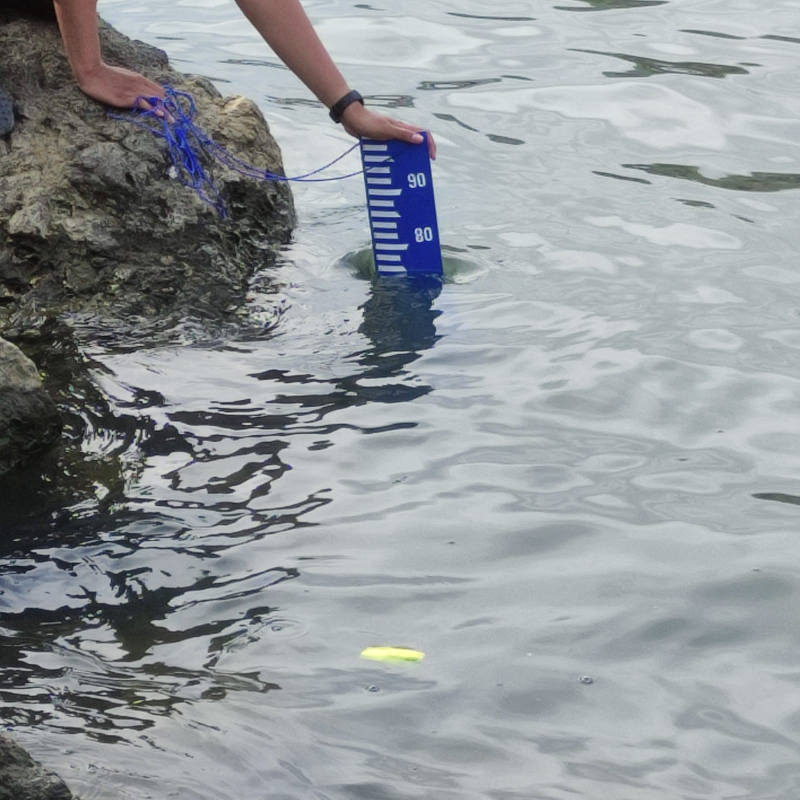
#> input picture img/s2.jpeg, 1600 x 1600 px (shown at 1/2 size)
$ python m1_predImage.py
#> lines starting #> are read from the running program, lines starting #| are printed output that depends on the picture; after the words box and inside, x2 and y2 are one past the last pixel; in counts of white or black regions, pixels touching at a corner belong together
import numpy
import cv2
import copy
import time

img   = cv2.imread('img/s2.jpeg')
#> img is the input picture: shape (1600, 1600, 3); mean B, G, R 156.5, 153.2, 147.9

print("image size:", img.shape)
#| image size: (1600, 1600, 3)

maxHeight = 100

percentage = 60
width      = int(img.shape[1]*percentage/100)
#> width = 960
height     = int(img.shape[0]*percentage/100)
#> height = 960


img = cv2.resize(img, (width, height), interpolation = cv2.INTER_AREA)
#> img: shape (960, 960, 3)

y = 100
x = 420
h = 800
w = 550

hsv   = cv2.cvtColor(img, cv2.COLOR_RGB2HSV)
#> hsv: shape (960, 960, 3); mean H, S, V 32.7, 22.5, 158.3
mask1 = cv2.inRange(hsv, (0, 10, 120), (150, 240, 255))
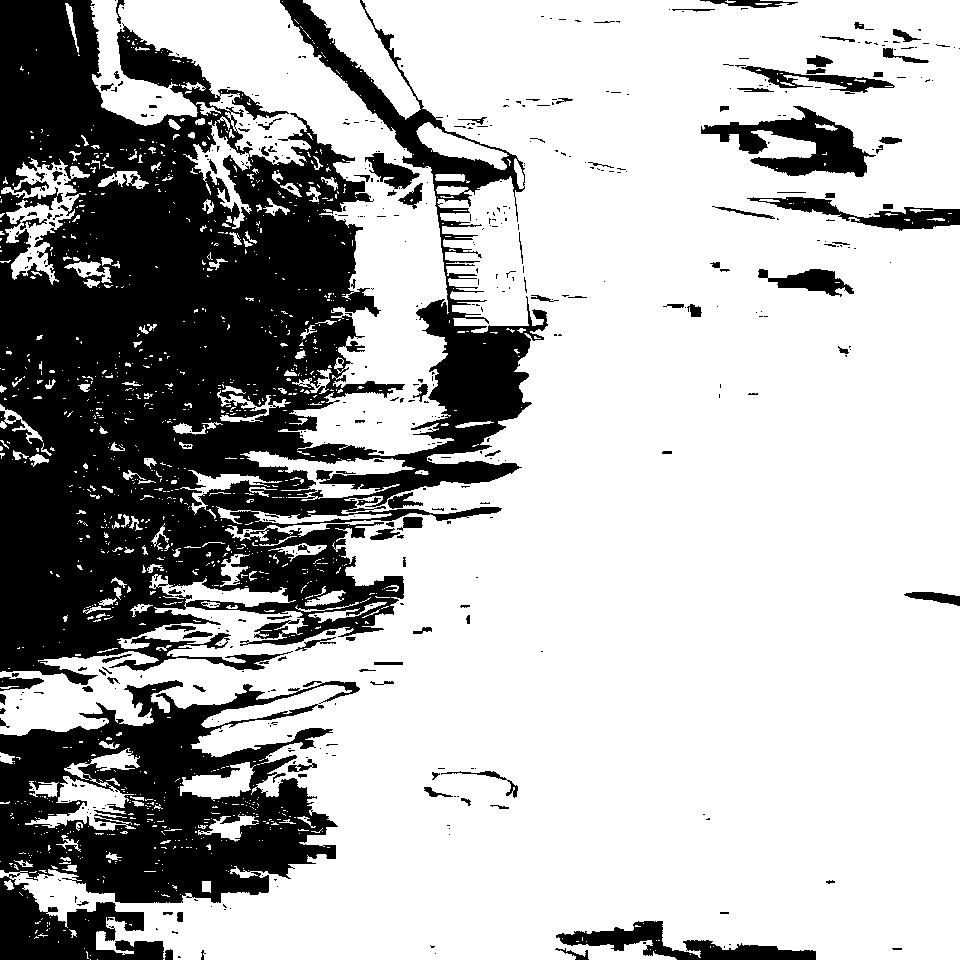
#> mask1: shape (960, 960); 70.5% white; 524 black regions (413 under 20 px), largest, box (x1, y1, x2, y2) and area: (0, 0, 548, 685) 197386, (0, 680, 360, 960) 50313, (701, 106, 876, 177) 5081

img   = cv2.bitwise_and(img, img, mask=mask1)
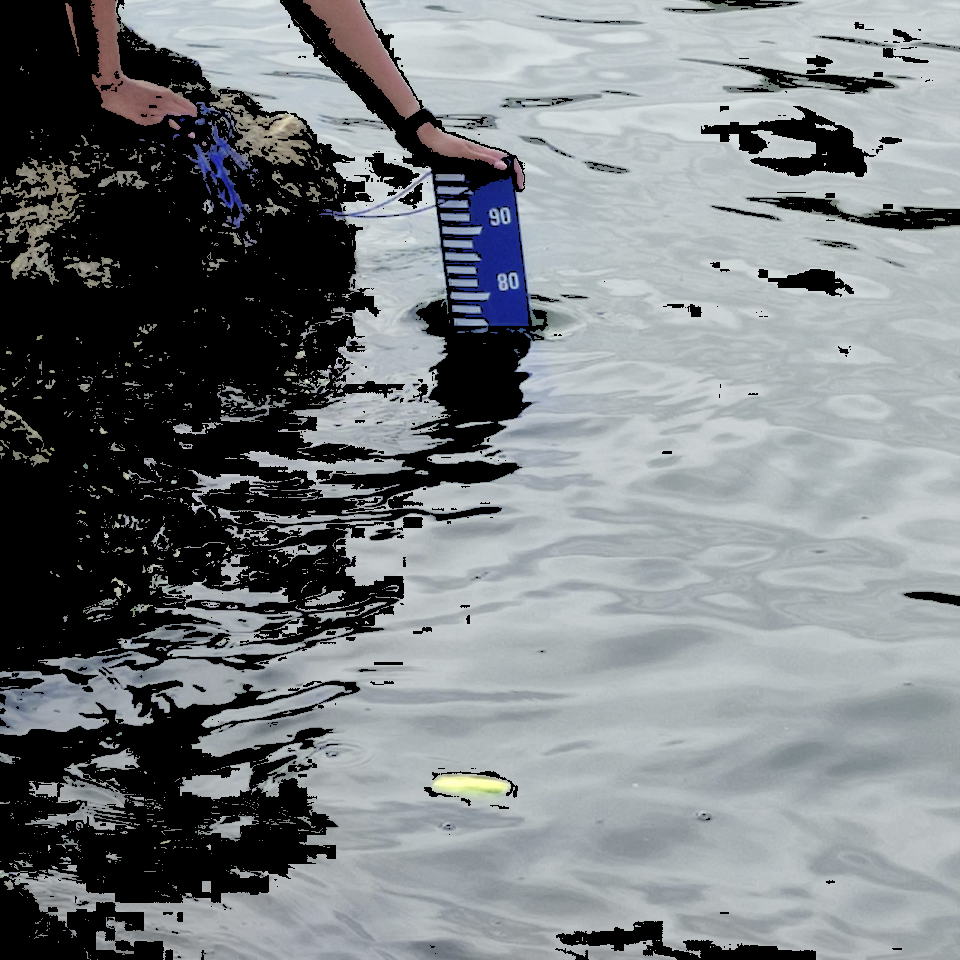
#> img: shape (960, 960, 3); mean B, G, R 128.4, 125.5, 120.8

croppedImg = img[y:h, x:w]
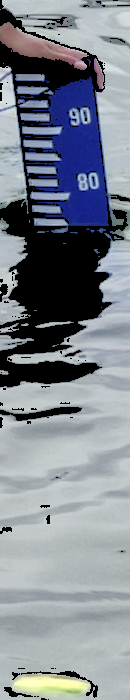
#> croppedImg: shape (700, 130, 3); mean B, G, R 143.1, 133.7, 127.3
edges      = cv2.Canny(croppedImg, 0, 255)
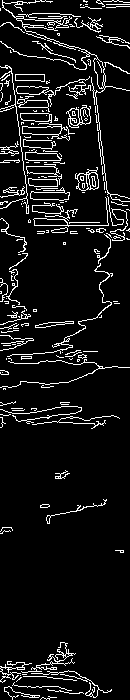
#> edges: shape (700, 130); 8.2% white in thin lines or dots

rho             = 1
theta           = numpy.pi/180
threshold       = 15
min_line_length = 50
max_line_gap    = 20

lines = cv2.HoughLinesP(edges, rho, theta, threshold, numpy.array([]), min_line_length, max_line_gap)
#> lines = 128 rows, first 6: [98, 113, 110, 247], [22, 160, 28, 56], [72, 133, 74, 16], [0, 402, 20, 237], [82, 123, 89, 52], [43, 233, 96, 1]

if lines is not None:
    for line in lines:
        for x1, y1, x2, y2 in line:
            im = copy.deepcopy(croppedImg)
            cv2.line(im, (x1, y1), (x2, y2), (255, 0, 0), 1)
#> this loop made 128 passes
#> line on passes 1 to 12: [[98, 113, 110, 247]], [[22, 160, 28, 56]], [[72, 133, 74, 16]], [[0, 402, 20, 237]], [[82, 123, 89, 52]], [[43, 233, 96, 1]], [[88, 123, 101, 2]], [[18, 363, 21, 306]], [[40, 0, 52, 232]], [[65, 244, 68, 192]], [[33, 219, 48, 1]], [[27, 213, 29, 56]]

cv2.line(img, (x, y), (x+w-x, y), (255, 0, 255), 2)
cv2.line(img, (x, y+h-y), (x+w-x, y+h-y), (255, 0, 255), 2)
cv2.line(img, (x, y), (x, y+h-y), (255, 0, 255), 2)
cv2.line(img, (x+w-x, y), (x+w-x, y+h-y), (255, 0, 255), 2)
cv2.line(img, (x+int((w-x)/2), y), (x+int((w-x)/2), h), (255, 0, 255), 2)
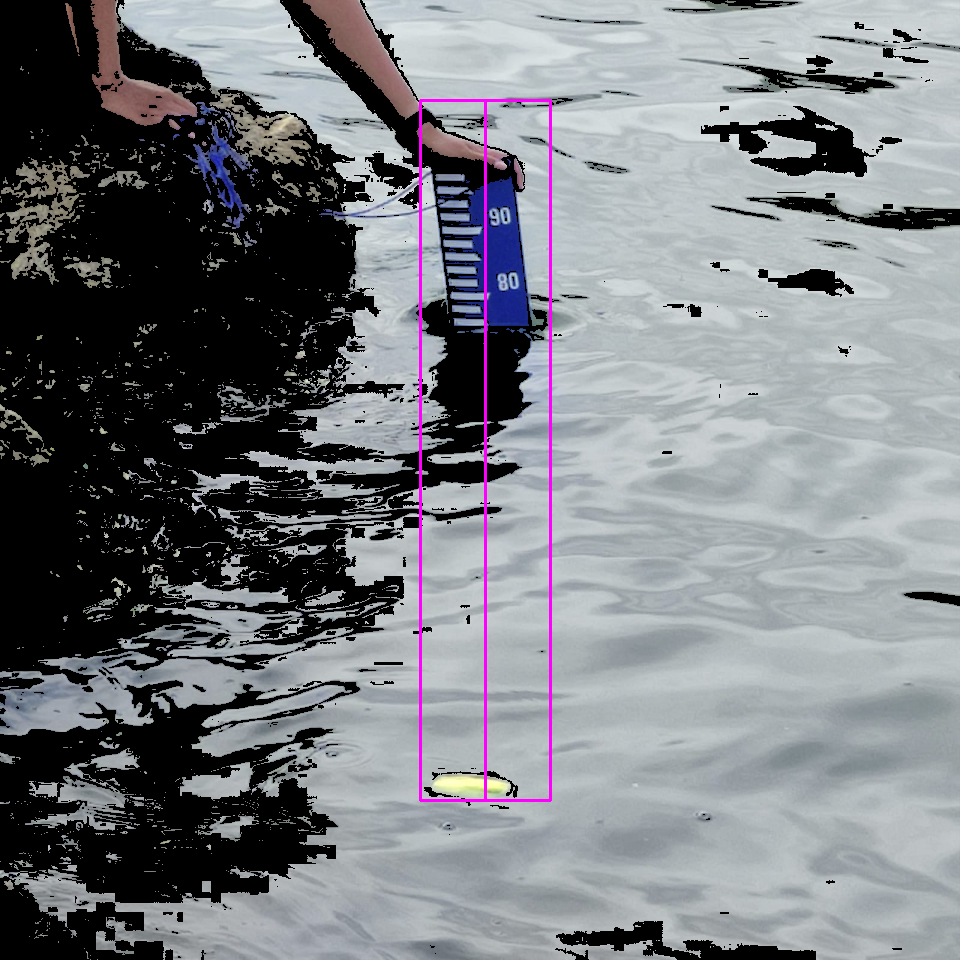
#> img: shape (960, 960, 3); mean B, G, R 129.1, 124.3, 121.6

for i in range(len(croppedImg)):
    for j in range(len(croppedImg[i])):
        if numpy.mean(croppedImg[i][j]) >= 136:
            croppedImg[i][j] = (0,0,0)
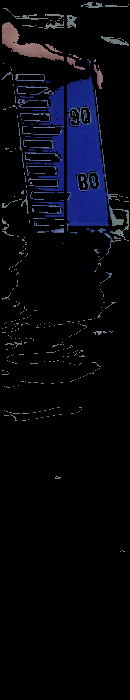
#> croppedImg: shape (700, 130, 3); mean B, G, R 13.9, 7.3, 6.4

# for i in range(len(croppedImg)):
#     for j in range(len(croppedImg[i])):
#         print(croppedImg[i][j])

count = 0
for i in range(len(img)):
    for j in range(len(img[i])):
        if i == x+w-x and numpy.mean(img[i][j]) < 255 and numpy.mean(img[i][j]) > 0:
            count+=1
#> after the loop, count = 555

# font
font = cv2.FONT_HERSHEY_SIMPLEX
#> font = 0
org = (580, 150)
fontScale = 1
color = (255, 0, 0)
thickness = 2

value = round(maxHeight-(count/(h-y))*30,2)
#> value = 76.21
image = cv2.putText(img, str(value), org, font, fontScale, color, thickness, cv2.LINE_AA)
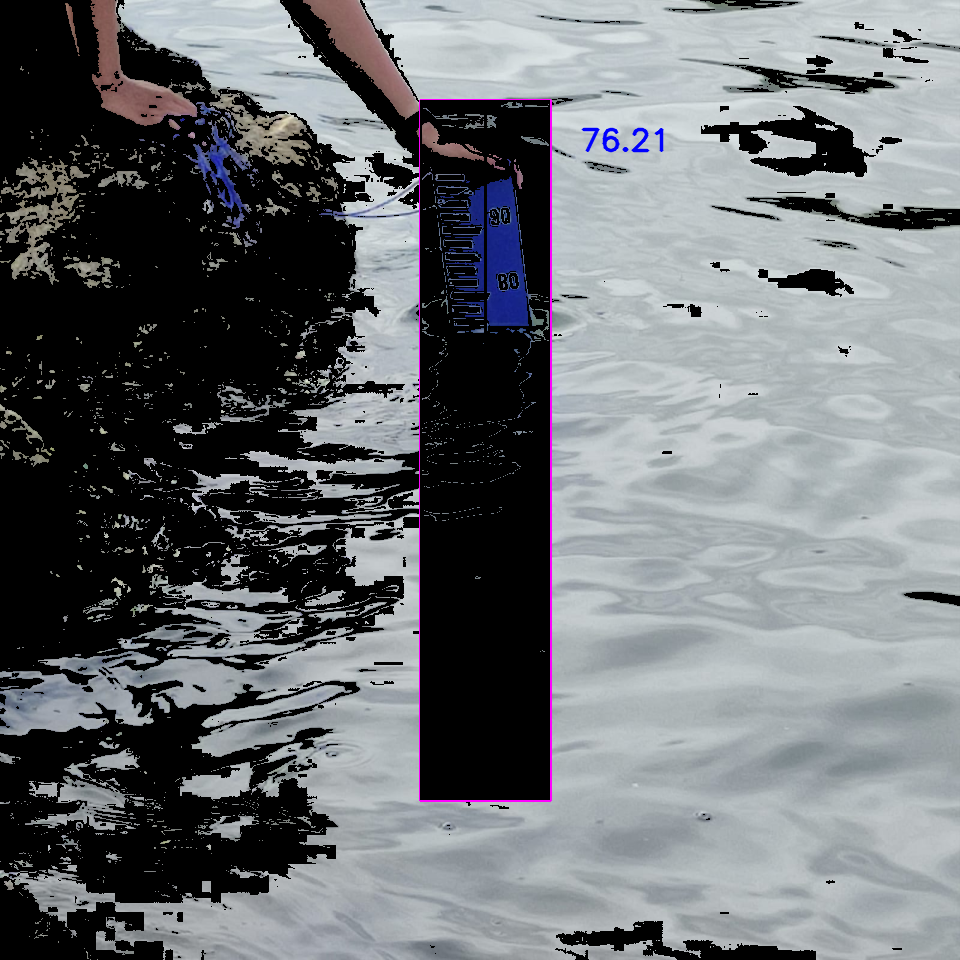
#> image: shape (960, 960, 3); mean B, G, R 115.9, 112.4, 108.9

cv2.imshow("image", img)
cv2.waitKey(0)
cv2.destroyAllWindows()

$ run again, with img/s1.jpeg copied over img/s2.jpeg
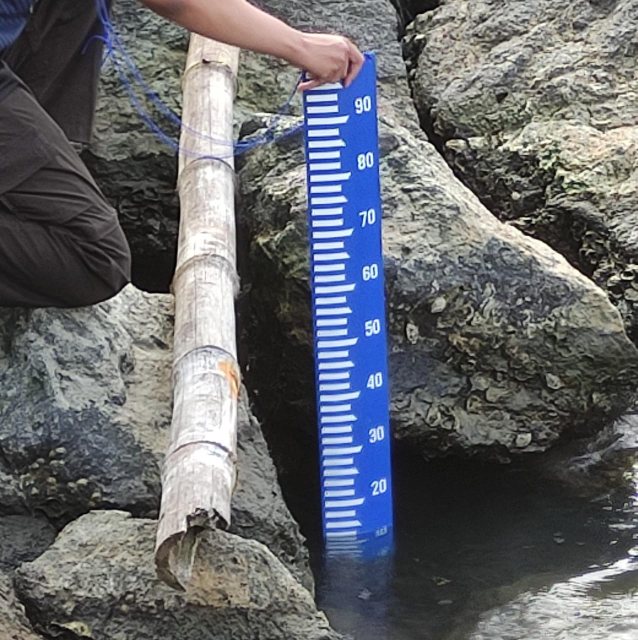
#> input picture img/s1.jpeg, 1275 x 1280 px (shown at 1/2 size)
#> img is the input picture: shape (1280, 1275, 3); mean B, G, R 108.1, 103.9, 101.9
#| image size: (1280, 1275, 3)
#> hsv: shape (768, 765, 3); mean H, S, V 73, 35.3, 114.2
#> mask1: shape (768, 765); 32.4% white; 1553 white regions (1314 under 20 px), largest, box (x1, y1, x2, y2) and area: (115, 0, 759, 672) 93015, (497, 0, 765, 289) 30977, (142, 183, 279, 558) 16555
#> edges: shape (668, 130); 9.7% white in thin lines or dots
#> lines = 159 rows, first 6: [84, 57, 129, 224], [47, 392, 49, 482], [38, 213, 42, 1], [17, 16, 126, 249], [102, 273, 105, 83], [39, 212, 76, 0]
#> the loop `for line in lines:` made 159 passes
#> after the loop `for i in range(len(croppedImg)):`:
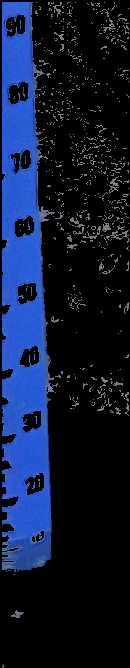
#> croppedImg: shape (668, 130, 3); mean B, G, R 50.5, 24.9, 14.5
#> after the loop `for i in range(len(img)):`: count = 142
#> font = 0
#> value = 93.91
#> `image = cv2.putText(img, str(value), org, font, fontScale, color, thic..`:
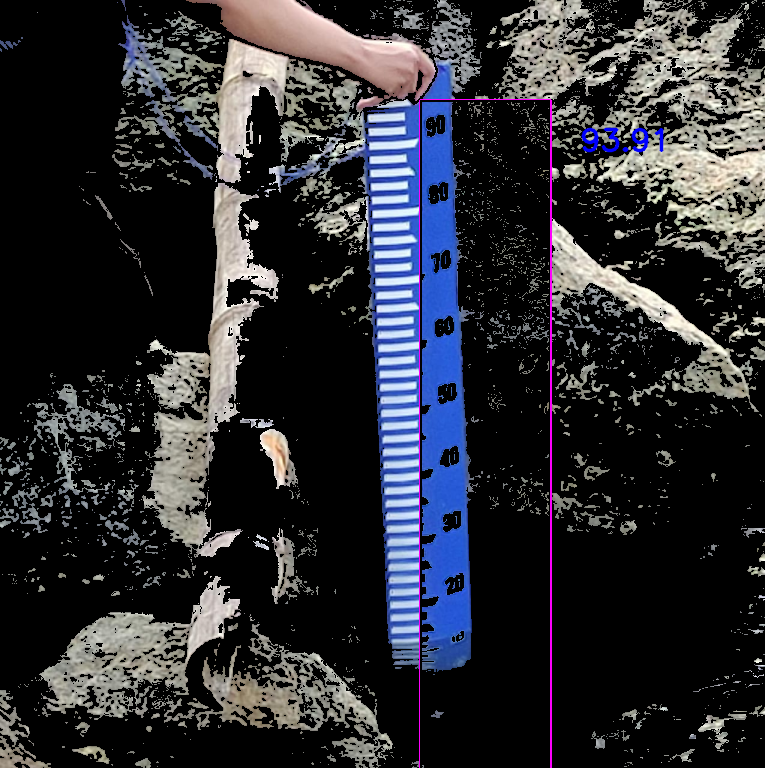
#> image: shape (768, 765, 3); mean B, G, R 51.2, 45.5, 44.7
